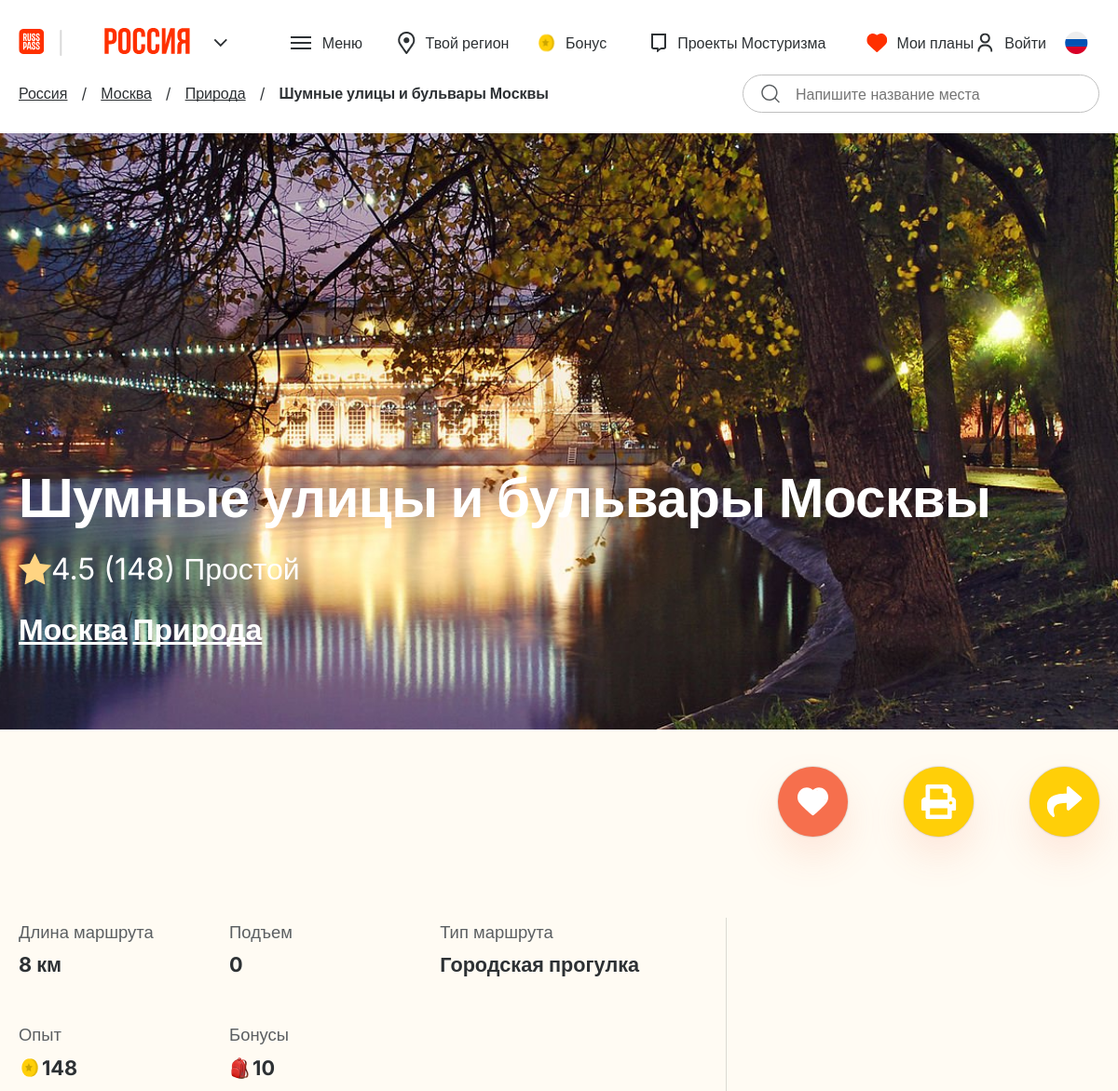
Page /park/3 (upper part) on the earlier database version.
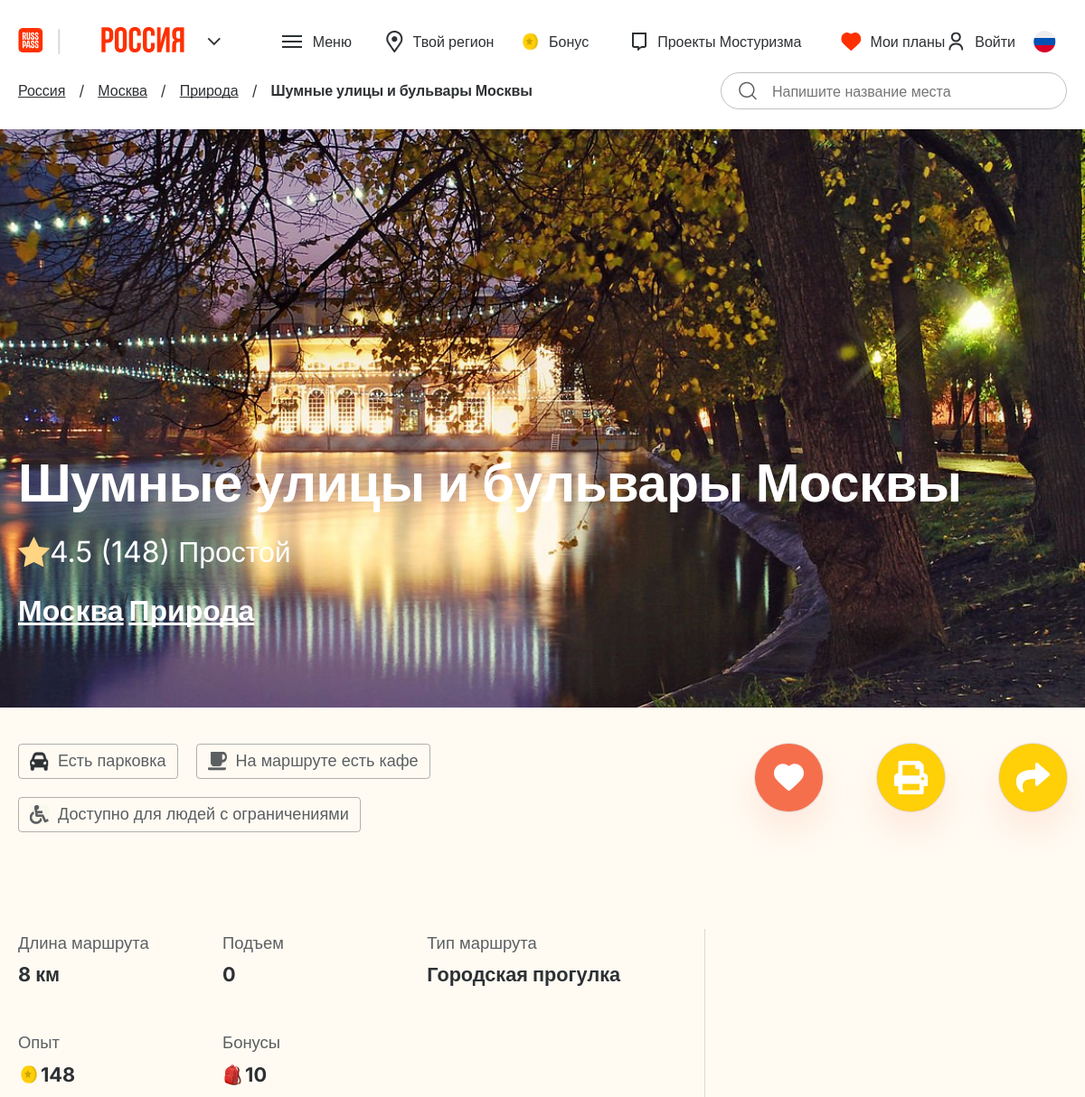
Same page on the later database version.
### travels/models.py (models this page shows, shortened)
class RouteTags(models.Model):
    route_id = models.ForeignKey(Route, on_delete=models.CASCADE)
    tag_id = models.ForeignKey(Tags, on_delete=models.CASCADE)

class Tags(models.Model):
    name = models.CharField(unique=True, max_length=100)
    description = models.TextField(blank=True)
    icon = models.ImageField(upload_to='images/tag_icons/', blank=True)

### travels/views.py (the view)
# urls.py: path('park/<int:pk>', ParkDetails.as_view(template_name='russpass/park.html'), name='park'),
class ParkDetails(DetailView):
    queryset = Route.objects.all()
    def get_context_data(self, **kwargs):
        context = super().get_context_data(**kwargs)
        context['tags'] =  RouteTags.objects.filter(route_id=self.object.id)
        return context

### travels/models.py (called while the page is built)
    def __str__(self):
        return f'{self.type}'

    def __str__(self):
        return f'{self.name}'

### templates/russpass/park.html (shortened to what the changed rows need)
{% load static %}
{% load i18n %}
<!DOCTYPE html>
<html lang="ru">
<head>
    <link rel="stylesheet" href="{% static 'russpass/css/normalize.css' %}">
    <link rel="stylesheet" href="{% static 'russpass/css/style.css' %}">
</head>
<body>
    <main>
        <section class="hero hero--marshrut" style="background-image: url('{{ route.preview_big.url }}');">
            <div class="container container-hero container-hero--marshrut">
                <div class="hero-content">
                    <h1 class="title-hero title-hero--marshrut">{{ route.name }}</h1>
                </div>
            </div>
        </section>
        <section class="drive-btn">
            <div class="container container-btn">
                <div class="drive-btn-content">
                    <div class="drive-btn-content__left">
                        {% if tags %}
                            {% for tag in tags %}
                        <div class="btn-group">
                            <img src="{{ tag.tag_id.icon.url }}" width="21" height="21">
                            <span>{{ tag.tag_id.name }}</span>
                        </div>
                        {% endfor %}
                        {% endif %}
                    </div>
                </div>
            </div>
        </section>
    </main>
</body>
</html>

Differences in the rows shown:
added RouteTags: tag_id.icon (picture), tag_id.name "Есть парковка"
added RouteTags: tag_id.icon (picture), tag_id.name "На маршруте есть кафе"
added RouteTags: tag_id.icon (picture), tag_id.name "Доступно для людей с ограничениями"
